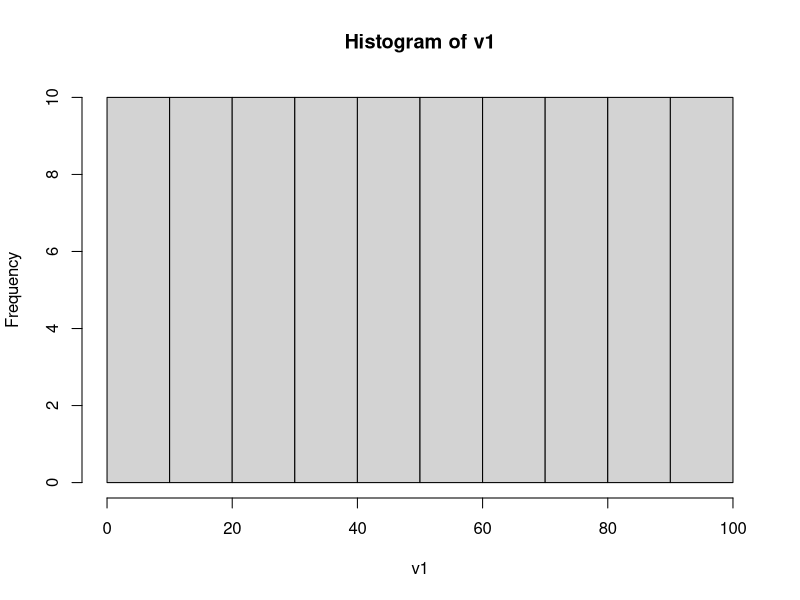
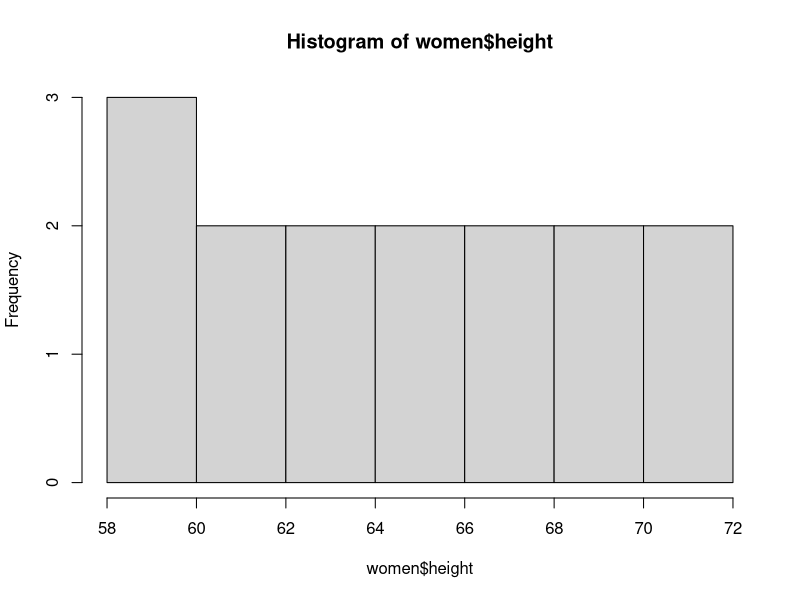
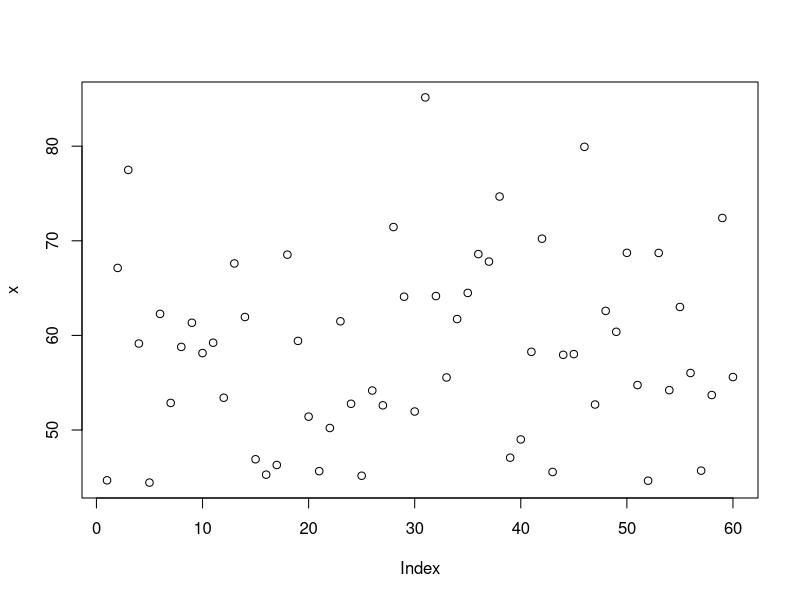
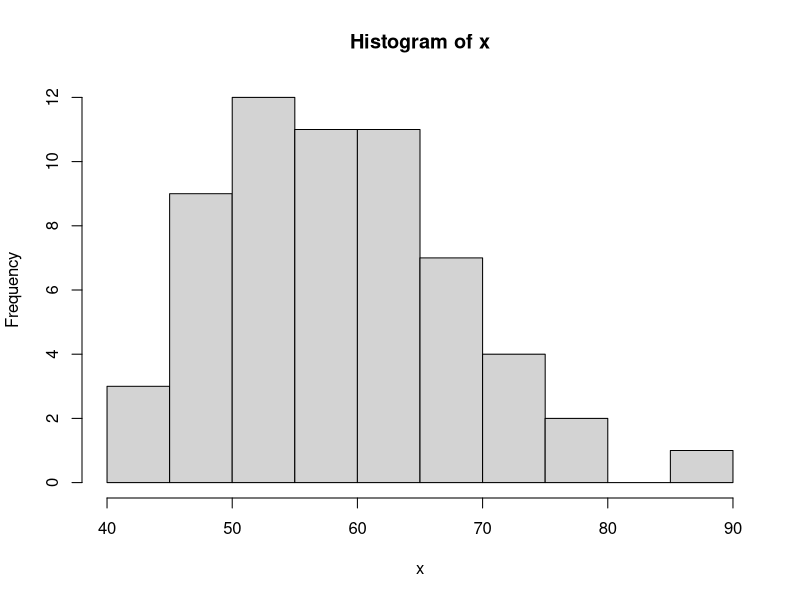
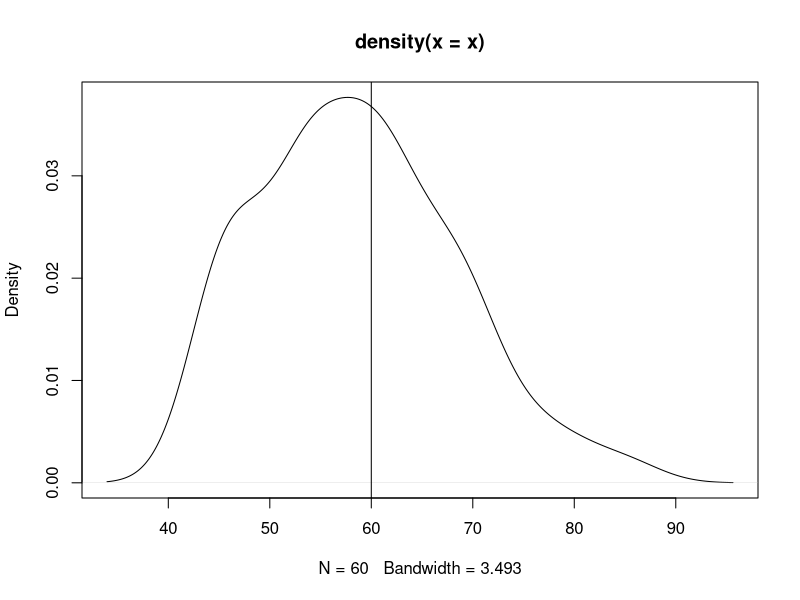
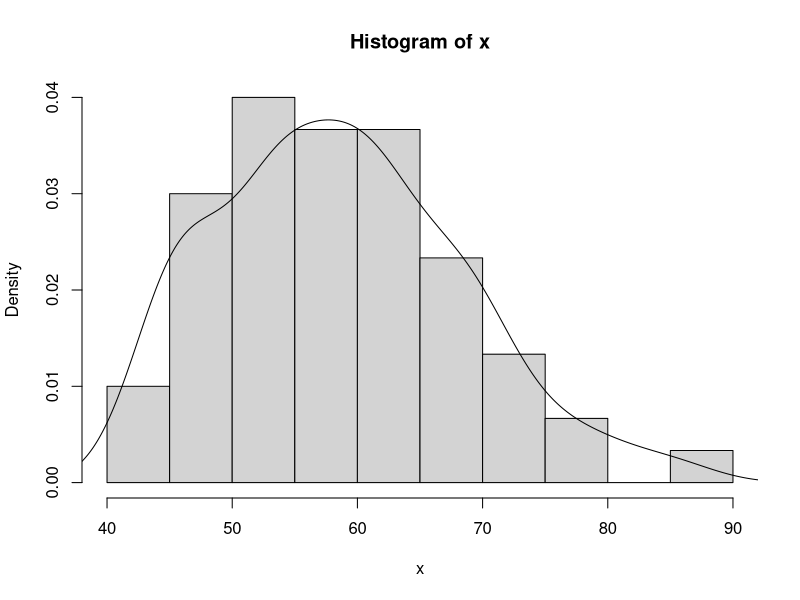
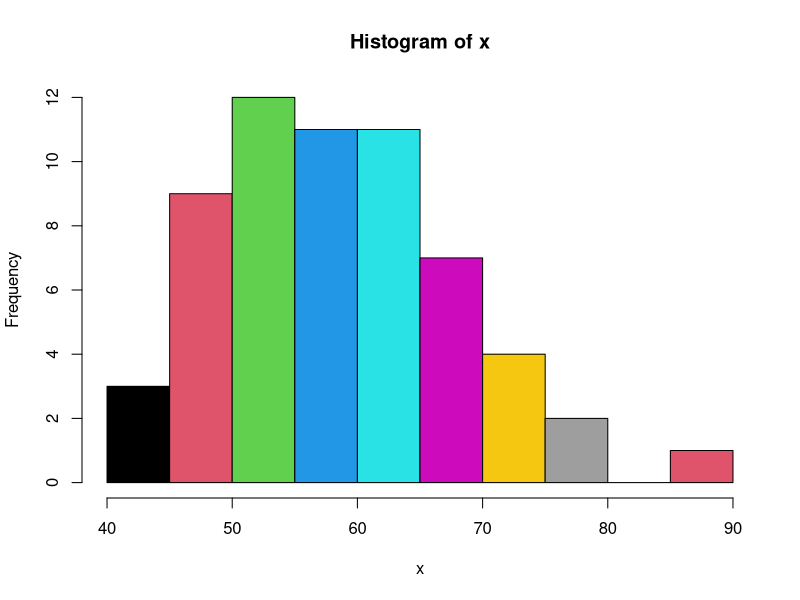

Source code (R) for these figures, in order:
# Data Structures


# Vectors----
v1 = 1:100 #create vector from 1 to 100
v2 = c(7,0,29,5,6)
v3 = 200:300
class(v1)
class(v2)
v3 = c('smriti','khare') #character
v3 #print vector
class(v3)
v4 = c(TRUE,FALSE,T,F) # all in caps, defining logical values
class(v4)

#summary on vectors----
mean(v1)
median(v1)
sd(v1)
var(v1)
hist(v1)
hist(women$height)
v2[v2>=5]

x = rnorm(60, mean=60, sd=10) # normal distribution to
x
plot(x)
hist(x)
plot(density(x))
abline(v=60)

#rectangles and density line
hist(x,freq=F)
lines(density(x))

hist(x,breaks=10,col=1:10)
length(x)
sd(x)

?sample
x5= LETTERS[5:20]
x5

y1 = sample(x5)
y1

set.seed(123) #to get same sequence
y2=sample(x5)
y2

set.seed(53)
(y3=sample(x5, size=5))

(gender= sample(c('M','F'), size=60, replace=TRUE, prob=c(.4,.6)))


# Matrix----

# Array----
